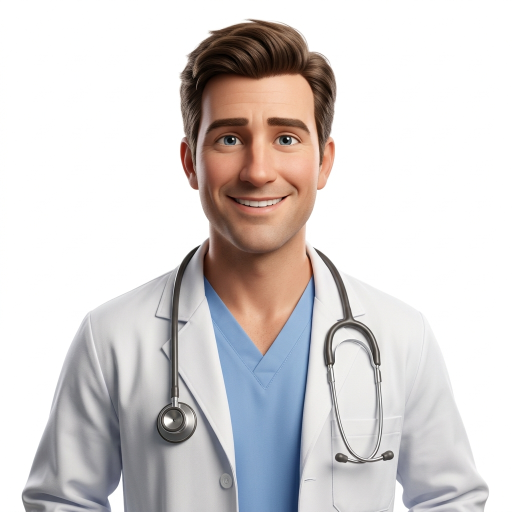
#> input picture data/characters/doctor.jpg, 1024 x 1024 px, found by its file name (shown at 1/2 size); its folder holds 4 pictures in this run
$ python test_matting.py
#> lines starting #> are read from the running program, lines starting #| are printed output that depends on the picture; after the words box and inside, x2 and y2 are one past the last pixel; in counts of white or black regions, pixels touching at a corner belong together
#> further down, img is the input picture: shape (1024, 1024, 3); mean B, G, R 209.7, 210.2, 214.5
import cv2
import numpy as np
from pathlib import Path

def extract_alpha(img: np.ndarray, role: str) -> np.ndarray:
    """
    Extracts high quality RGBA image with smooth alpha transparency.
    Uses edge-aware flood-fill from corners and luminance difference.
    """
#> called with role = 'doctor'
    h, w = img.shape[:2]
#> h = 1024; w = 1024
    # Check top corners
    top_left = img[0, 0].astype(float)
#> top_left = [254, 254, 254]
    top_right = img[0, w - 1].astype(float)
#> top_right = [255, 255, 254]
    bg_ref = (top_left + top_right) / 2.0
#> bg_ref = [254.5, 254.5, 254]

    # Color distance from background
    diff = np.linalg.norm(img.astype(float) - bg_ref, axis=2)
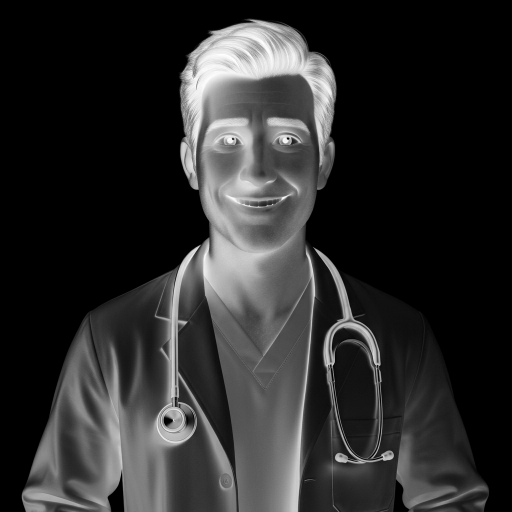
#> diff: shape (1024, 1024) float64 (shown at 1/2 size); min 0.707, max 440.5, mean 76.7; drawn with min black and max white

    # For student, teacher, doctor, etc. with near-white background
    if np.mean(bg_ref) > 230:
        # Distance thresholding with soft transition
        alpha = np.clip((diff - 8.0) / 22.0 * 255.0, 0, 255).astype(np.uint8)
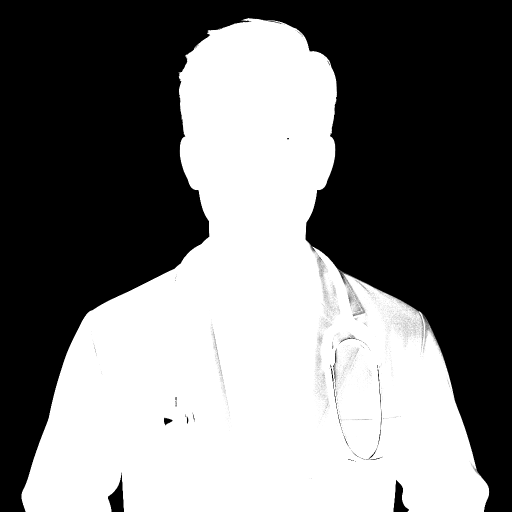
#> alpha: shape (1024, 1024) (shown at 1/2 size); min 0, max 255, mean 120.6
    else:
        alpha = np.clip((diff - 12.0) / 28.0 * 255.0, 0, 255).astype(np.uint8)

    # Use morphological closing and opening to preserve character interior
    # Flood-fill exterior background to avoid cutting interior white areas (e.g. doctor's white coat)
    mask = (alpha < 180).astype(np.uint8) * 255
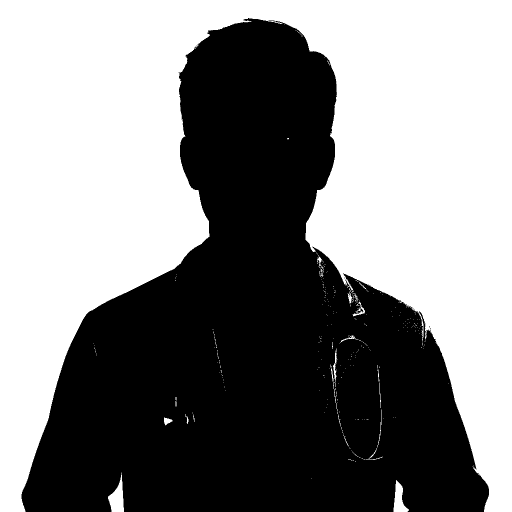
#> mask: shape (1024, 1024) (shown at 1/2 size); 52.7% white; 13 black regions (12 under 20 px), largest, box (x1, y1, x2, y2) and area: (43, 36, 978, 1024) 495863
    flood_mask = np.zeros((h + 2, w + 2), np.uint8)
    # Flood fill from top-left, top-right, and top-middle
    cv2.floodFill(mask, flood_mask, (0, 0), 128)
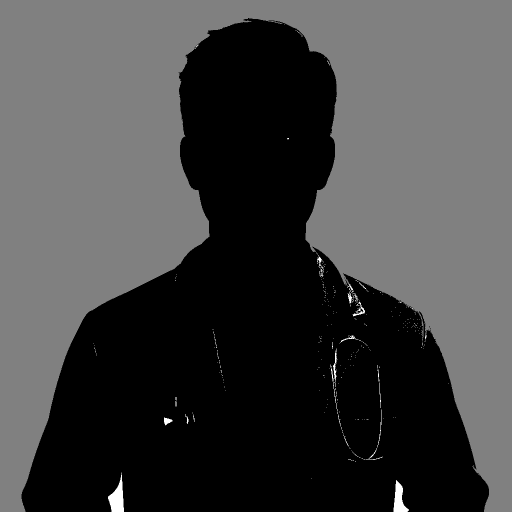
#> mask: shape (1024, 1024) (shown at 1/2 size); min 0, max 255, mean 68
    cv2.floodFill(mask, flood_mask, (w - 1, 0), 128)
    cv2.floodFill(mask, flood_mask, (w // 2, 0), 128)

    # Exterior is marked with 128. Anything else is foreground!
    is_exterior = (mask == 128)
#> is_exterior: shape (1024, 1024) bool; 52.3% white; 8 black regions (7 under 20 px), largest, box (x1, y1, x2, y2) and area: (43, 36, 978, 1024) 500419

    # Final smooth alpha: 0 for exterior, 255 for interior, feathered boundary
    final_alpha = np.ones((h, w), dtype=np.uint8) * 255
    final_alpha[is_exterior] = 0

    # Smooth the boundary
    # Blur edge slightly for anti-aliasing
    edge_zone = cv2.Canny(final_alpha, 100, 200)
    kernel = cv2.getStructuringElement(cv2.MORPH_ELLIPSE, (3, 3))
    edge_zone = cv2.dilate(edge_zone, kernel, iterations=1)

    soft_alpha = cv2.GaussianBlur(final_alpha, (5, 5), 1.0)
    final_alpha[edge_zone > 0] = soft_alpha[edge_zone > 0]

    b, g, r = cv2.split(img)
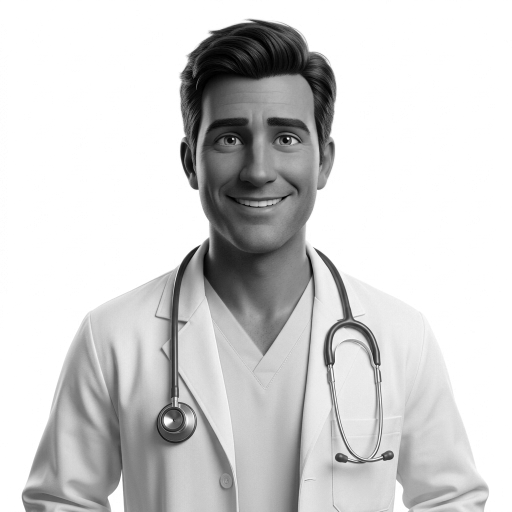
#> b: shape (1024, 1024) (shown at 1/2 size); min 0, max 255, mean 209.7
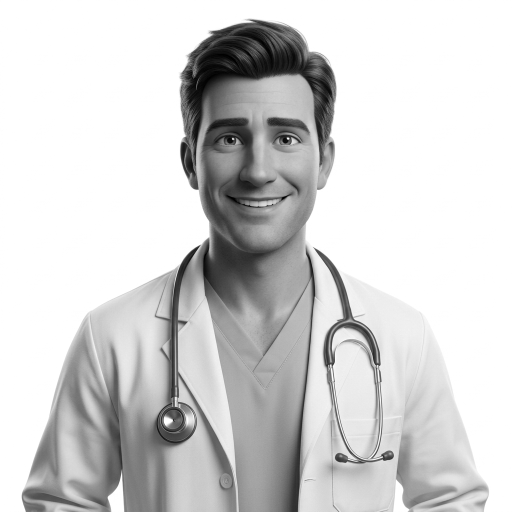
#> g: shape (1024, 1024) (shown at 1/2 size); min 0, max 255, mean 210.2
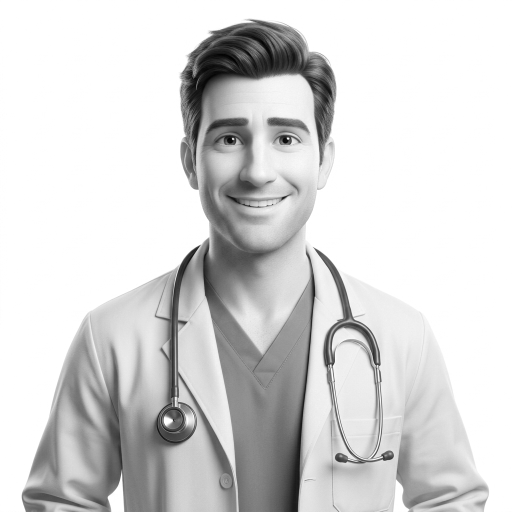
#> r: shape (1024, 1024) (shown at 1/2 size); min 0, max 255, mean 214.5
    rgba = cv2.merge([b, g, r, final_alpha])
    return rgba

out_dir = Path("data/characters/rgba")
out_dir.mkdir(parents=True, exist_ok=True)

for name in ["doctor", "patient", "teacher", "student", "business", "narrator", "farmer"]:
    p = Path(f"data/characters/{name}.jpg")
    img = cv2.imread(str(p))
    rgba = extract_alpha(img, name)
    out_p = out_dir / f"{name}.png"
    cv2.imwrite(str(out_p), rgba)
    print(f"Saved {out_p}: non-zero alpha = {np.count_nonzero(rgba[:, :, 3])} / {rgba.shape[0]*rgba.shape[1]}")
#| Saved data/characters/rgba/doctor.png: non-zero alpha = 504607 / 1048576
#> (the run stopped early here; a loop or call above may not have finished)
